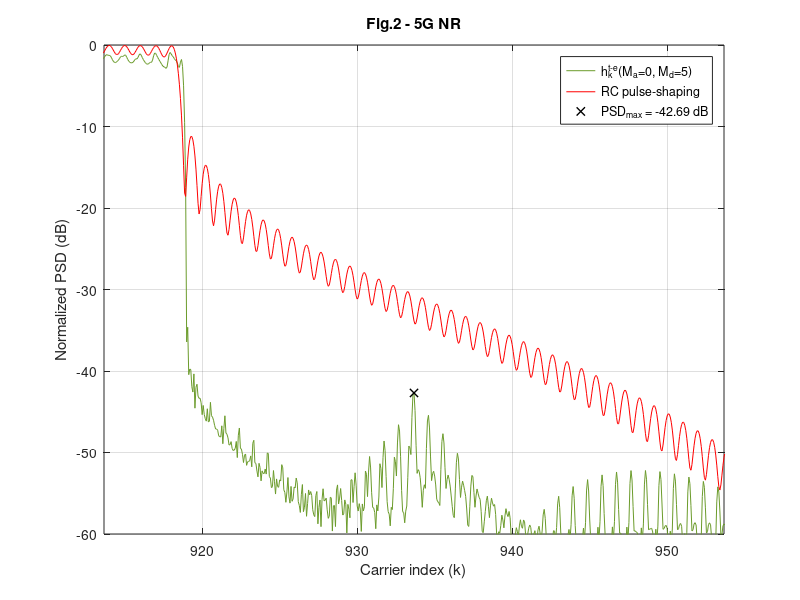

Reproduce this figure in MATLAB. (Note: this script raises an error after producing the figure.)
clear,
%% %%%%%%%%%%%%%%%%%%%%%%%%%%%%%%%%%%%%%%%%%%%%%%%%%%%%%%%%%%
% %                 LOAD THE PARAMETERS                   % %
%%%%%%%%%%%%%%%%%%%%%%%%%%%%%%%%%%%%%%%%%%%%%%%%%%%%%%%%%% %%
addpath('../../data/Fig2')
load('Fig2_Parameters_for_5G_NR_Ma_0_Md_5.mat');

Fsob = OFDM_param.Fsob; % Upsampling factor 
% Upsample in time-domain
N = OFDM_param.N*Fsob;
Ngi = OFDM_param.Ngi*Fsob;
b = (OFDM_param.b+1)*Fsob-1;
L = OFDM_param.L*Fsob;
Ms = OFDM_param.Ms;
g = OFDM_param.g;
us = OFDM_param.us;
ue = OFDM_param.ue;

ur = us + ue;

Pd = GenPulse_param.Pd;
Pd_todas = GenPulse_param.Pd_todas;
Paic = GenPulse_param.Paic;
Ptk = GenPulse_param.Ptk;
R_aic = GenPulse_param.R_aic;
R_tk = GenPulse_param.R_tk;
NexTemp_a = GenPulse_param.NexTemp_a;
NexTemp_d = GenPulse_param.NexTemp_d;
cell_coef_lim = GenPulse_param.cell_coef_lim;



%% %%%%%%%%%%%%%%%%%%%%%%%%%%%%%%%%%%%%%%%%%%%%%%%%%%%%%%%%%%
%            OBTAIN THE PULSES IN THE SCENARIO            % %
%%%%%%%%%%%%%%%%%%%%%%%%%%%%%%%%%%%%%%%%%%%%%%%%%%%%%%%%%% %%

h_k = zeros((NexTemp_a+NexTemp_d+1)*L+b, N); % Matrix containing the proposed pulses
vn=(0:L+b-1)'-Ngi;  % Dicrete time axis vector

aic_k = zeros((NexTemp_a+NexTemp_d+1)*L+b, N);  % Matrix containing the AIC term
t_k = zeros((NexTemp_a+NexTemp_d+1)*L+b, N);    % Matrix containing the AST term

% Obtain h_k for every data carrier
for ind_k = 1:length(Pd)

    % % AIC terms
    %%%%%%%%%%%%%%%%%%%%%%%%%%%%%%%%%%
    % Central term
    Pc = exp(1j*2*pi/N*repmat(vn,1,length(Paic{ind_k})).*repmat(Paic{ind_k}.',length(vn),1)).*repmat(g.',1,length(Paic{ind_k}));
    % Advanced and delayed terms
    for ind_m = -NexTemp_a:NexTemp_d
        if ind_m ~= 0 % Skip the central term
            Pc = [Pc, exp(1j*2*pi/N*repmat(vn,1,length(Paic{ind_k})).*repmat(Paic{ind_k}.',length(vn),1)).*repmat(g.',1,length(Paic{ind_k}))]; % Concatenamos las columnas de los tonos AIC de los Ma+Md+1 pulsos
        end
    end

    aic_temp = Pc*diag(R_aic{ind_k});
    aic_k((NexTemp_a*L+1):(NexTemp_a+1)*L+b,Pd(ind_k)+N/2+1) = sum(aic_temp(:,1:length(Paic{ind_k})),2);    % CENTRAL TERM
    
    m_temp = 0;
    for ind_m = -NexTemp_a:NexTemp_d;                                                                       % ADVANCED AND DELAYED TERMS
        if ind_m ~= 0 % Skip the central terms
            aic_k(((NexTemp_a+ind_m)*L+1):((NexTemp_a+ind_m+1)*L+b),Pd(ind_k)+N/2+1) = aic_k(((NexTemp_a+ind_m)*L+1):((NexTemp_a+ind_m+1)*L+b),Pd(ind_k)+N/2+1) + sum(aic_temp(:,(length(Paic{ind_k})*(1+m_temp)) + (1:length(Paic{ind_k}))),2);
            m_temp = m_temp+1;
        end
    end
    
    % % AST terms
    %%%%%%%%%%%%%%%%%%%%%%%%%%%%%%%%%%
    % Central term
    Ts = exp(1j*2*pi/N*repmat(vn,1,length(Ptk{ind_k})).*repmat(Ptk{ind_k}.',length(vn),1)).*repmat(us.',1,length(Ptk{ind_k}));
    Te = exp(1j*2*pi/N*repmat(vn,1,length(Ptk{ind_k})).*repmat(Ptk{ind_k}.',length(vn),1)).*repmat(ue.',1,length(Ptk{ind_k}));
    T = [Ts, Te];
    
    % Advanced and delayed terms
    for ind_m = -NexTemp_a:-1;
        T = [T, Ts];
    end
    for ind_m=1:NexTemp_d;
        T = [T, Te];
    end
    t_k_temp = T*diag(R_tk{ind_k});

    t_k(((NexTemp_a)*L+1):((NexTemp_a+1))*L+b,Pd(ind_k)+N/2+1) = sum(t_k_temp(:,1:2*length(Ptk{ind_k})),2);

    m_temp = 0;
    for ind_m = -NexTemp_a:-1;
            t_k(((NexTemp_a+ind_m)*L+1):(NexTemp_a+ind_m+1)*L+b,Pd(ind_k)+N/2+1) = t_k(((NexTemp_a+ind_m)*L+1):(NexTemp_a+ind_m+1)*L+b,Pd(ind_k)+N/2+1) + sum(t_k_temp(:,(2*length(Ptk{ind_k})+m_temp*length(Ptk{ind_k})) + (1:length(Ptk{ind_k}))),2);
            m_temp = m_temp + 1;
    end
    for ind_m = 1:NexTemp_d;
            t_k(((NexTemp_a+ind_m)*L+1):(NexTemp_a+ind_m+1)*L+b,Pd(ind_k)+N/2+1) = t_k(((NexTemp_a+ind_m)*L+1):(NexTemp_a+ind_m+1)*L+b,Pd(ind_k)+N/2+1) + sum(t_k_temp(:,(2*length(Ptk{ind_k})+m_temp*length(Ptk{ind_k})) + (1:length(Ptk{ind_k}))),2);
            m_temp = m_temp + 1;
    end
end

h_k = aic_k + t_k;

p_k_conv = exp(1j*(2*pi/N)*repmat(vn,1,length(Pd_todas)).*repmat(Pd_todas.',length(vn),1)).*repmat(g.',1,length(Pd_todas));

h_k(NexTemp_a*L + (1:L+b),Pd_todas+N/2+1) = h_k(NexTemp_a*L + (1:L+b),Pd_todas+N/2+1) + p_k_conv;


%% %%%%%%%%%%%%%%%%%%%%%%%%%%%%%%%%%%%%%%%%%%%%%%%%%%%%%%%%%%
% %     REPRESENTATION OF THE PULSES IN THE SCENARIO      % %
%%%%%%%%%%%%%%%%%%%%%%%%%%%%%%%%%%%%%%%%%%%%%%%%%%%%%%%%%% %%

% Obtain the PSD
H_k = fft(h_k,N*Ms);
P_k = fft(p_k_conv,N*Ms);

psd_H = fftshift(sum(abs(H_k).^2,2));
psd_P = fftshift(sum(abs(P_k).^2,2));

x = (-N*Ms/2:N*Ms/2-1)/(Ms);
indices = find(ismember(x,[-N/2,N/2-1]));
indices = indices(1):1:indices(2);

x = x+N/2;
y_h = 10*log10(psd_H/max(psd_H));
y_p = 10*log10(psd_P/max(psd_P));

PSD_max = max(max(y_h(find(x>Pd_todas(end)+N/2+1.8))), max(y_h(find(x<Pd_todas(1)+N/2-1.8)))); %% PSD_MAX IS SOUGHT BEYOND THE 0.67 SCS GUARD BAND THAT IS LEFT BY EACH SIDE
x_PSD_max = x(find(y_h==PSD_max));

% Fig 2 (ITU-T Rec. G9960 Ma=0,Md=5)
figure,
plot(x(indices),y_h(indices), 'DisplayName', 'h_k^{t-e}(M_a=0, M_d=5)', 'Color', "#6B9B2B"); hold on; grid on;
plot(x(indices),y_p(indices), 'DisplayName', 'RC pulse-shaping', 'Color', 'r');
plot(x_PSD_max, PSD_max, 'Marker', 'x', 'Color', 'k', 'LineStyle', 'none','LineWidth',1, 'DisplayName', ['PSD_{max} = ', num2str(PSD_max, '%.2f'), ' dB'])
xlabel('Carrier index (k)'); ylabel('Normalized PSD (dB)'); legend('show')
xlim(x_PSD_max+[-20,20]); ylim([-60,0])
title('Fig.2 - 5G NR')

%% %%%%%%%%%%%%%%%%%%%%%%%%%%%%
% %     CLARIFYING NOTE     % %
%%%%%%%%%%%%%%%%%%%%%%%%%%%% %%

NOTE = ['NOTE: The maximum number of RB that can be used in a 5 MHz channel is 25, which is equivalent to 4.5 MHz (SCS = 15 kHz).',...
    ' That leaves a 500 kHz guard band, 250 kHz by each side of the transmission band.',...
    ' If this guard band is reduced by repurposing those carriers that were previously assigned to it for data transmission, it can be reduced by up to 16 subcarriers, leaving a residual guard band 10 kHz wide (2/3 of an SCS).',...
    ' Hence, the PSD peak can be sought beyond that guard band, which is 1.67 SCS beyond the outermost transmitting subcarrier by each end of the passband.'];
wrapped_NOTE = textwrap({NOTE}, 70);
disp('##################################################################################')
fprintf('\n')
disp(wrapped_NOTE)
disp('##################################################################################')
